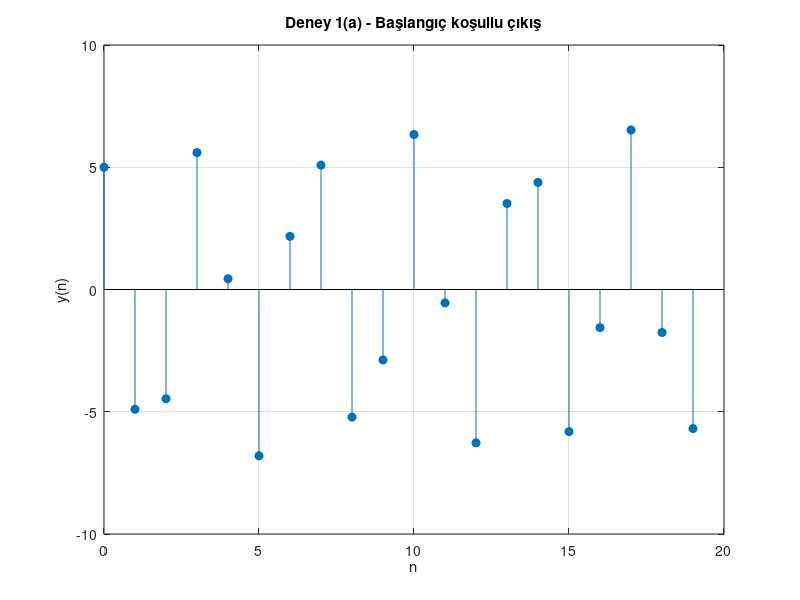

Reproduce this figure in MATLAB.
clc;
close all;

B = [2 -4];
A = [1 0.5 1];

n = 0:19;
x = (0.8).^n;

Yi = [0 1];     % [y(-1) y(-2)]
Xi = [-1];      % [x(-1)]

Zi = filtic(B, A, Yi, Xi);
y1 = filter(B, A, x, Zi);

figure;
stem(n, y1, 'filled');
grid on;
xlabel('n');
ylabel('y(n)');
title('Deney 1(a) - Başlangıç koşullu çıkış');
